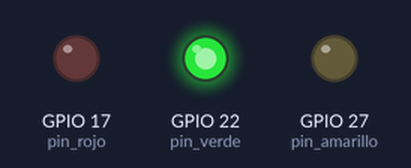
Recording of a program running on a simulated Raspberry Pi (BCM pin numbers). Shown: output pins drawn as LEDs (lit = HIGH).

Above: at 2.5 s.
At 6.0 s:
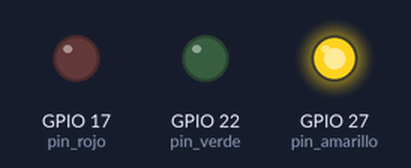
At 9.5 s:
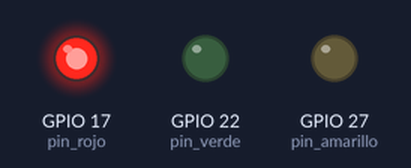
Timing chart, 0 to 15.6 s (numbered marks = the images above):
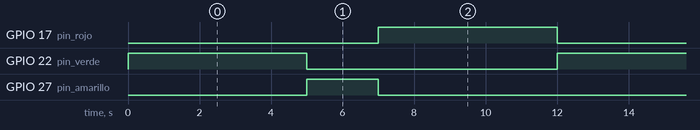

Measured:
- by itself, GPIO 17 (pin_rojo), GPIO 22 (pin_verde): alternates HIGH for 5.0 s and LOW for 7.0 s
- by itself, GPIO 27 (pin_amarillo): alternates HIGH for 2.0 s and LOW for 10.0 s
- by itself, everything shown: repeats every 12.0 s, in 3 steps

The program:

ejercicio3.py
```python
# Bienvenidos a Sys On Chip
# ==============================
# Ejercicio No.3
# programa en python con tkinter con una ventana que monitorea un semaforo conectado al puerto gpio de una raspberry pi 4.
# La ventana debe tener un semaforo que cambia de color segun se activen las salidas del puerto.
# La ventana permitira establecer modo automatico o manual.
# La secuencia del modo automatico debe ser primero el rojo 3 segundos, luego verde 4 segundos y por ultimo ambar 1 segundo.
# En el modo manual debe permitir ponerlo intermitente en rojo o intermitente en amarillo.
# ==============================================================================================

import RPi.GPIO as GPIO
import time

# Configuración de pines
pin_rojo = 17
pin_amarillo = 27
pin_verde = 22

# Configuración de la librería GPIO
GPIO.setmode(GPIO.BCM)

# Configuracion de puertos GPIO
GPIO.setup(pin_rojo, GPIO.OUT)
GPIO.setup(pin_amarillo, GPIO.OUT)
GPIO.setup(pin_verde, GPIO.OUT)

def encender_led(pin):
    GPIO.output(pin, GPIO.HIGH)

def apagar_led(pin):
    GPIO.output(pin, GPIO.LOW)

def semaforo():
    try:
        while True:
            # Fase de luz verde
            encender_led(pin_verde)
            time.sleep(5)

            # Fase de luz amarilla
            apagar_led(pin_verde)
            encender_led(pin_amarillo)
            time.sleep(2)

            # Fase de luz roja
            apagar_led(pin_amarillo)
            encender_led(pin_rojo)
            time.sleep(5)

            # Reiniciar ciclo
            apagar_led(pin_rojo)

    except KeyboardInterrupt:
        # Limpiar pines GPIO al interrumpir con Ctrl+C
        GPIO.cleanup()

if __name__ == "__main__":
    semaforo()
list
```
